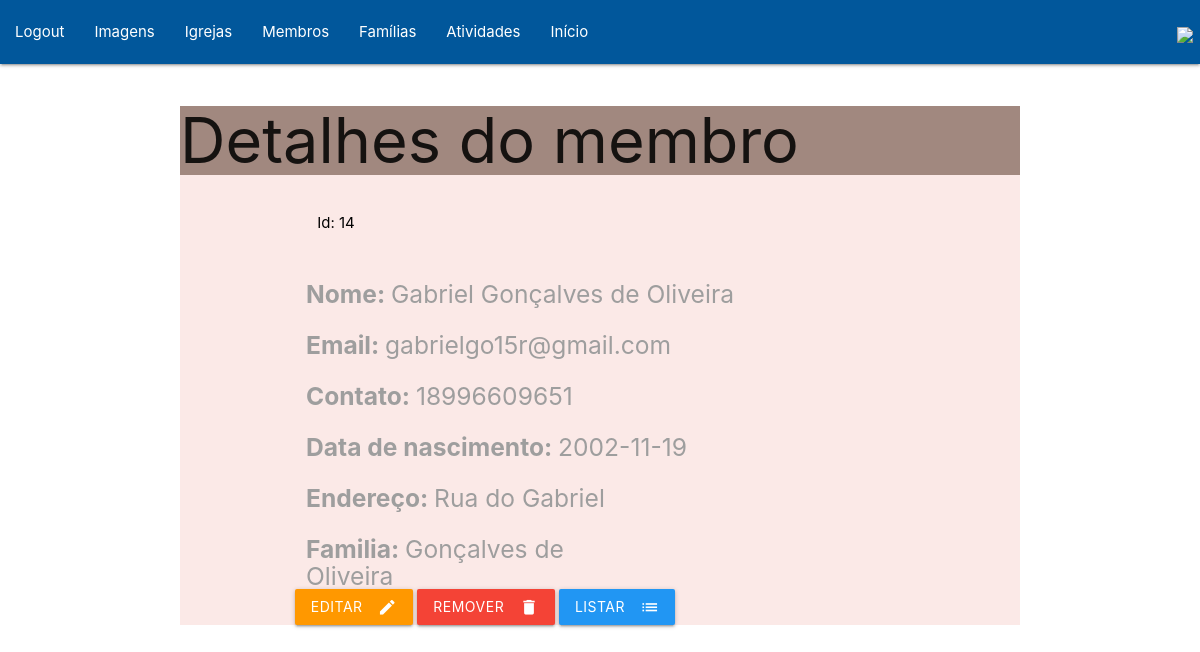
Screenshot of /pages/formInfoMembro.php?id=14 (signed in) with the database file from the repository.
### tables this page shows
CREATE TABLE `membro` (
  `id` int(10) NOT NULL,
  `nome` varchar(60) DEFAULT NULL,
  `email` varchar(40) DEFAULT NULL,
  `contato` varchar(15) DEFAULT NULL,
  `data_nascimento` varchar(10) DEFAULT NULL,
  `endereco` varchar(100) DEFAULT NULL,
  `familia` int(10) DEFAULT NULL
);

CREATE TABLE `familia` (
  `id` int(10) NOT NULL,
  `nome` varchar(50) DEFAULT NULL,
  `qtd_membros` int(2) DEFAULT 0
);

### pages/formInfoMembro.php (the view, shortened to what this page needs)
<?php
   include '../components/navbar.php';
   $id = $_GET['id'];
   $sql = "select * from membro where id = ?;";
   $pdo = Conexao::conectar();
   $query = $pdo->prepare($sql);
   $query->execute (array($id));
   $dados = $query->fetch(PDO::FETCH_ASSOC);
   $sql = "select * from familia order by nome";
   $listaFamilia = $pdo->query($sql);
?>
<!DOCTYPE html>
<html lang="pt-br">
<head>
    <link rel="stylesheet" href="https://cdnjs.cloudflare.com/ajax/libs/materialize/1.0.0/css/materialize.min.css">
</head>
<body>
    <div class="container deep-orange lighten-5 col s12">
        <div class="brown lighten-2 col s12">
            <h1>Detalhes do membro</h1>
        </div>
        <div class="container">
            <div class="input-field col s10">
                <label for="lblid" class="black-text">Id: <?php echo $dados['id'];?></label>
                    <br />
            </div>
            <div class="row">
                <div class="input-field col s10">
                    <label for="lblNome">
                        <h5><b>Nome: </b><?php echo $dados['nome'];?></h5>
                    </label>
                </div>
            </div>
            <div class="row">
                <div class="input-field col s10">
                    <label for="lblEmail">
                        <h5><b>Email: </b><?php echo $dados['email'];?></h5>
                    </label>
                </div>
            </div>
            <div class="row">
                <div class="input-field col s10">
                    <label for="lblContato">
                        <h5><b>Contato: </b><?php echo $dados['contato'];?></h5>
                    </label>
                </div>
            </div>
            <div class="row">
                <div class="input-field col s10">
                    <label for="lblDataNascimento">
                        <h5><b>Data de nascimento: </b><?php echo $dados['data_nascimento'];?></h5>
                    </label>
                </div>
            </div>
            <div class="row">
                <div class="input-field col s10">
                    <label for="lblEndereco">
                        <h5><b>Endereço: </b><?php echo $dados['endereco'];?></h5>
                    </label>
                </div>
            </div>
            <div class="row">
                <div class="input-field col s6">
                    <label for="lblFamilia">
                        <h5><b>Familia: </b><?php foreach($listaFamilia as $familia) {
                            if ($familia['id'] == $dados['familia']) {
                                echo $familia['nome'];
                            } }?>
                        </h5>
                    </label>
                </div>
            </div>
            <br><br>
            <div class="row">
                <a class="waves-effect waves-light btn orange" onclick="JavaScript:location.href='formEdicaoMembros.php?id=' +
                    <?php echo $dados['id'];?>">
                    <i class="material-icons right">edit</i>Editar</a>
                <a class="waves-effect waves-light btn red"
                    onclick="JavaScript:remover(<?php echo $dados['id']?>)">
                    <i class="material-icons right">delete</i>Remover</a>
                <a class="waves-effect waves-light btn blue" onclick="JavaScript:location.href='listaMembros.php'">
                    <i class="material-icons right">list</i>Listar</a>
            </div>
        </div>
    </div>
</body>
</html>

### rows the page displays
membro: id "14", nome "Gabriel Gonçalves de Oliveira", email "gabrielgo15r@gmail.com", contato "18996609651", data_nascimento "2002-11-19", endereco "Rua do Gabriel"
familia: nome "Gonçalves de Oliveira"
